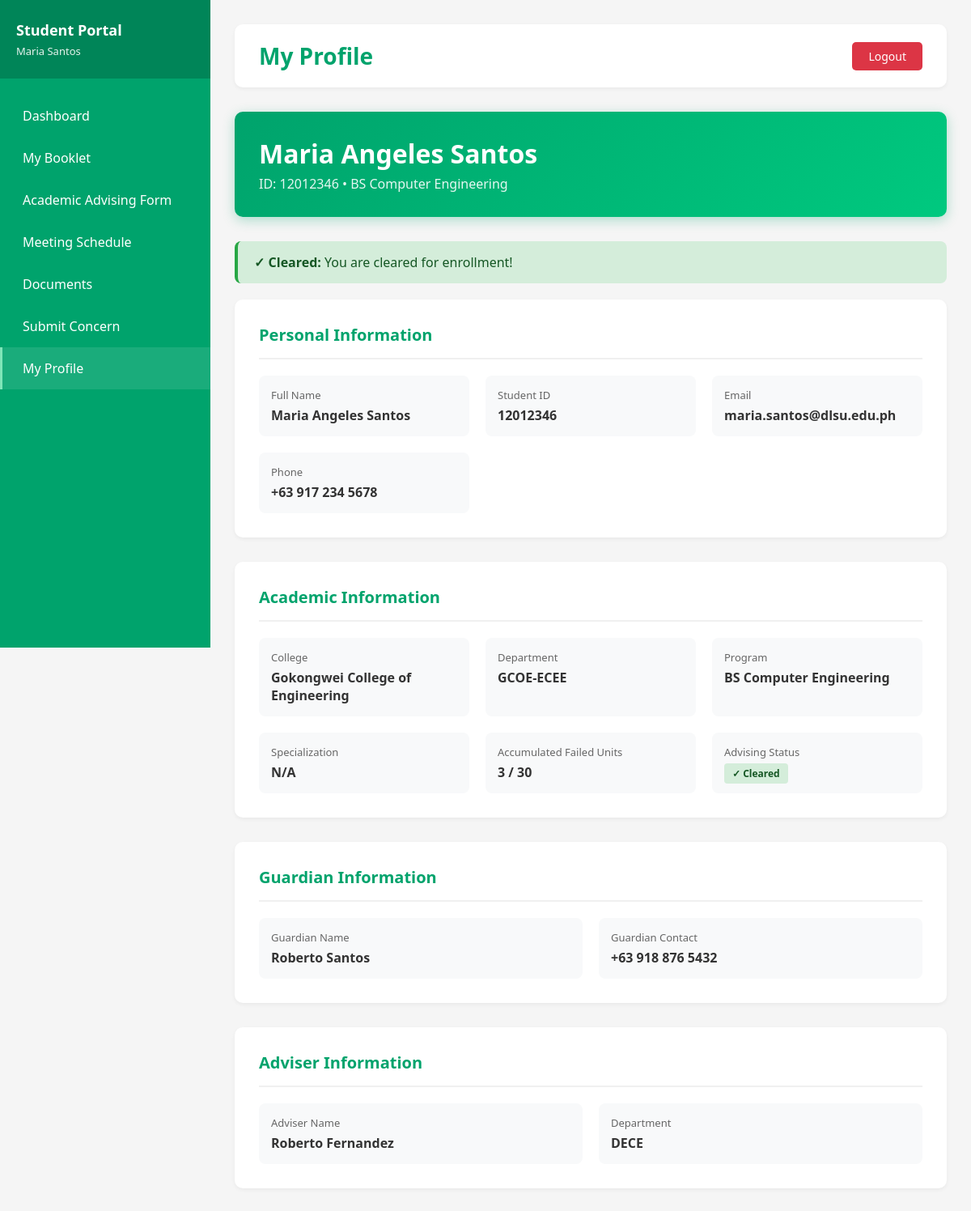
The page /student_profile.php (signed in) on the database as committed earlier.
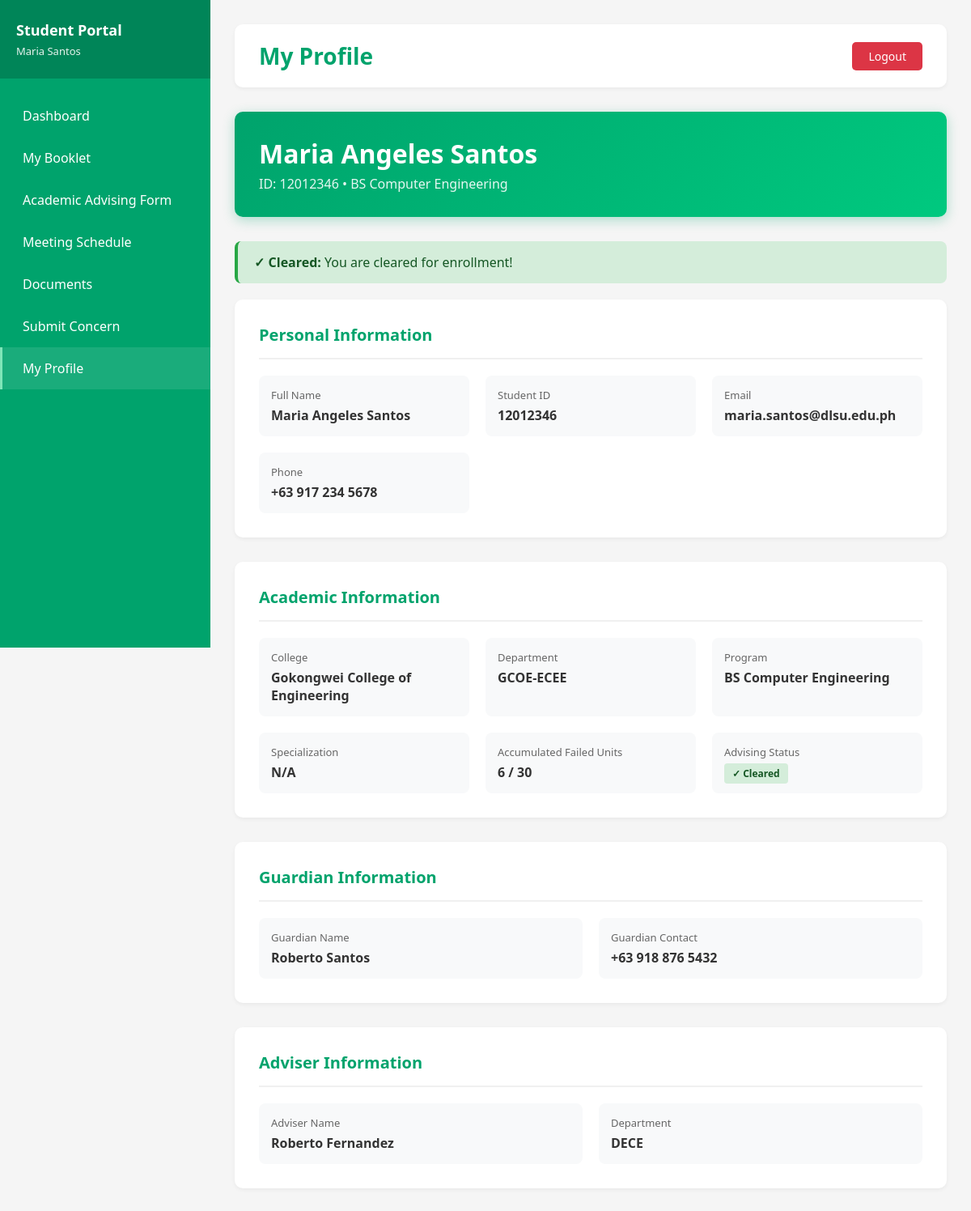
The same page on the database as committed later.
### tables this page shows
CREATE TABLE `students` (
  `id` int(11) NOT NULL,
  `id_number` int(11) NOT NULL,
  `first_name` varchar(100) NOT NULL,
  `middle_name` varchar(100) DEFAULT NULL,
  `last_name` varchar(100) NOT NULL,
  `college` varchar(100) NOT NULL,
  `department` varchar(100) NOT NULL,
  `program` varchar(100) NOT NULL,
  `specialization` varchar(100) DEFAULT NULL,
  `phone_number` varchar(20) NOT NULL,
  `email` varchar(100) NOT NULL,
  `parent_guardian_name` varchar(200) NOT NULL,
  `parent_guardian_number` varchar(20) NOT NULL,
  `advisor_id` int(11) DEFAULT NULL,
  `advising_cleared` tinyint(1) DEFAULT 0,
  `accumulated_failed_units` int(11) DEFAULT 0,
  `created_at` timestamp NOT NULL DEFAULT current_timestamp()
);

### student_profile.php (the view, shortened to what this page needs)
<?php
require_once 'config.php';
$student_id = $_SESSION['user_id'];
$stmt = $conn->prepare("
    SELECT s.*, CONCAT(p.first_name, ' ', p.last_name) as adviser_name
    FROM students s
    LEFT JOIN professors p ON p.id = s.advisor_id
    WHERE s.id = ?
");
$stmt->bind_param("i", $student_id);
$stmt->execute();
$student = $stmt->get_result()->fetch_assoc();
?>
<!DOCTYPE html>
<html lang="en">
<head>
</head>
<body>
    <div class="container">
        <aside class="sidebar">
            <div class="sidebar-header">
                <h2>Student Portal</h2>
                <p><?php echo htmlspecialchars($student['first_name'] . ' ' . $student['last_name']); ?></p>
            </div>
            <nav class="sidebar-menu">
                <a href="student_dashboard.php" class="menu-item">Dashboard</a>
                <a href="student_booklet.php" class="menu-item">My Booklet</a>
                <a href="student_advising_form.php" class="menu-item">Academic Advising Form</a>
                <a href="student_meeting.php" class="menu-item">Meeting Schedule</a>
                <a href="student_documents.php" class="menu-item">Documents</a>
                <a href="student_concerns.php" class="menu-item">Submit Concern</a>
                <a href="student_profile.php" class="menu-item active">My Profile</a>
            </nav>
        </aside>
        <main class="main-content">
            <div class="top-bar">
                <h1>My Profile</h1>
                <a href="login.php" class="logout-btn">Logout</a>
            </div>
            <div class="profile-header">
                <h2><?php echo htmlspecialchars($student['first_name'] . ' ' . $student['middle_name'] . ' ' . $student['last_name']); ?></h2>
                <p>ID: <?php echo htmlspecialchars($student['id_number']); ?> • <?php echo htmlspecialchars($student['program']); ?></p>
            </div>
            <?php if ($student['advising_cleared']): ?>
                <div class="alert success">
                    <strong>✓ Cleared:</strong> You are cleared for enrollment!
                </div>
            <?php endif; ?>
            <div class="content-card">
                <h3>Personal Information</h3>
                <div class="info-grid">
                    <div class="info-item">
                        <label>Full Name</label>
                        <value><?php echo htmlspecialchars($student['first_name'] . ' ' . $student['middle_name'] . ' ' . $student['last_name']); ?></value>
                    </div>
                    <div class="info-item">
                        <label>Student ID</label>
                        <value><?php echo htmlspecialchars($student['id_number']); ?></value>
                    </div>
                    <div class="info-item">
                        <label>Email</label>
                        <value><?php echo htmlspecialchars($student['email']); ?></value>
                    </div>
                    <div class="info-item">
                        <label>Phone</label>
                        <value><?php echo htmlspecialchars($student['phone_number']); ?></value>
                    </div>
                </div>
            </div>
            <div class="content-card">
                <h3>Academic Information</h3>
                <div class="info-grid">
                    <div class="info-item">
                        <label>College</label>
                        <value><?php echo htmlspecialchars($student['college']); ?></value>
                    </div>
                    <div class="info-item">
                        <label>Department</label>
                        <value><?php echo htmlspecialchars($student['department']); ?></value>
                    </div>
                    <div class="info-item">
                        <label>Program</label>
                        <value><?php echo htmlspecialchars($student['program']); ?></value>
                    </div>
                    <div class="info-item">
                        <label>Specialization</label>
                        <value><?php echo htmlspecialchars($student['specialization'] ?: 'N/A'); ?></value>
                    </div>
                    <div class="info-item">
                        <label>Accumulated Failed Units</label>
                        <value><?php echo $student['accumulated_failed_units']; ?> / 30</value>
                    </div>
                    <div class="info-item">
                        <label>Advising Status</label>
                        <value>
                            <?php if ($student['advising_cleared']): ?>
                                <span class="badge success">✓ Cleared</span>
                            <?php else: ?>
                                <span class="badge warning">Pending</span>
                            <?php endif; ?>
                        </value>
                    </div>
                </div>
            </div>
            <div class="content-card">
                <h3>Guardian Information</h3>
                <div class="info-grid">
                    <div class="info-item">
                        <label>Guardian Name</label>
                        <value><?php echo htmlspecialchars($student['parent_guardian_name']); ?></value>
                    </div>
                    <div class="info-item">
                        <label>Guardian Contact</label>
                        <value><?php echo htmlspecialchars($student['parent_guardian_number']); ?></value>
                    </div>
                </div>
            </div>
            <div class="content-card">
                <h3>Adviser Information</h3>
                <div class="info-grid">
                    <div class="info-item">
                        <label>Adviser Name</label>
                        <value><?php echo htmlspecialchars($student['adviser_name'] ?: 'Not assigned yet'); ?></value>
                    </div>
                    <?php if ($student['adviser_name']): ?>
                        <div class="info-item">
                            <label>Department</label>
                            <value>DECE</value>
                        </div>
                    <?php endif; ?>
                </div>
            </div>
        </main>
    </div>
</body>
</html>

### student_profile.php (style rules this page uses)
* { margin: 0; padding: 0; box-sizing: border-box; }
body { font-family: 'Segoe UI', Tahoma, Geneva, Verdana, sans-serif; background: #f5f5f5; }
.container { display: flex; min-height: 100vh; }
.sidebar { width: 260px; background: #00A36C; color: white; position: fixed; height: 100vh; overflow-y: auto; }
.sidebar-header { padding: 25px 20px; background: #008558; }
.sidebar-header h2 { font-size: 18px; margin-bottom: 5px; }
.sidebar-header p { font-size: 13px; opacity: 0.9; }
.sidebar-menu { padding: 20px 0; }
.menu-item { padding: 15px 25px; color: white; text-decoration: none; display: block; transition: all 0.3s; border-left: 3px solid transparent; }
.menu-item:hover, .menu-item.active { background: rgba(255,255,255,0.1); border-left-color: #7FE5B8; }
.main-content { margin-left: 260px; flex: 1; padding: 30px; width: calc(100% - 260px); }
.top-bar { background: white; padding: 20px 30px; border-radius: 10px; margin-bottom: 30px; box-shadow: 0 2px 5px rgba(0,0,0,0.05); display: flex; justify-content: space-between; align-items: center; }
.top-bar h1 { font-size: 28px; color: #00A36C; }
.logout-btn { padding: 8px 20px; background: #dc3545; color: white; border: none; border-radius: 5px; text-decoration: none; font-size: 14px; }
.profile-header { background: linear-gradient(135deg, #00A36C 0%, #00C97F 100%); color: white; padding: 30px; border-radius: 10px; margin-bottom: 30px; box-shadow: 0 4px 15px rgba(0, 163, 108, 0.3); }
.profile-header h2 { font-size: 32px; margin-bottom: 5px; }
.profile-header p { font-size: 16px; opacity: 0.9; }
.content-card { background: white; padding: 30px; border-radius: 10px; box-shadow: 0 2px 5px rgba(0,0,0,0.05); margin-bottom: 30px; }
.content-card h3 { font-size: 20px; color: #00A36C; margin-bottom: 20px; padding-bottom: 15px; border-bottom: 2px solid #f0f0f0; }
.info-grid { display: grid; grid-template-columns: repeat(auto-fit, minmax(250px, 1fr)); gap: 20px; }
.info-item { padding: 15px; background: #f8f9fa; border-radius: 8px; }
.info-item label { font-size: 13px; color: #666; display: block; margin-bottom: 5px; }
.info-item value { font-size: 16px; font-weight: 600; color: #333; }
.badge { padding: 4px 10px; border-radius: 4px; font-size: 12px; font-weight: 600; }
.badge.success { background: #d4edda; color: #155724; }
.alert { padding: 15px 20px; border-radius: 8px; margin-bottom: 20px; }
.alert.success { background: #d4edda; border-left: 4px solid #28a745; color: #155724; }

Rows that differ between the two databases and show on the page:
changed students "Maria Angeles Santos": accumulated_failed_units "3" → "6"
